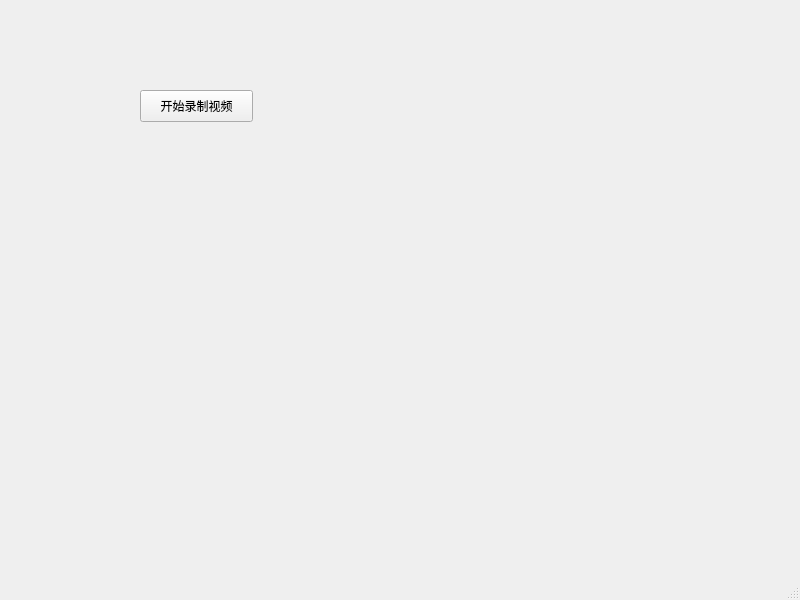
<?xml version="1.0" encoding="UTF-8"?>
<ui version="4.0">
 <class>MainWindow</class>
 <widget class="QMainWindow" name="MainWindow">
  <property name="geometry">
   <rect>
    <x>0</x>
    <y>0</y>
    <width>800</width>
    <height>600</height>
   </rect>
  </property>
  <property name="windowTitle">
   <string>MainWindow</string>
  </property>
  <widget class="QWidget" name="centralwidget">
   <widget class="QPushButton" name="videoButton">
    <property name="geometry">
     <rect>
      <x>140</x>
      <y>90</y>
      <width>113</width>
      <height>32</height>
     </rect>
    </property>
    <property name="text">
     <string>开始录制视频</string>
    </property>
   </widget>
  </widget>
  <widget class="QMenuBar" name="menubar">
   <property name="geometry">
    <rect>
     <x>0</x>
     <y>0</y>
     <width>800</width>
     <height>24</height>
    </rect>
   </property>
  </widget>
  <widget class="QStatusBar" name="statusbar"/>
 </widget>
 <resources/>
 <connections/>
</ui>
